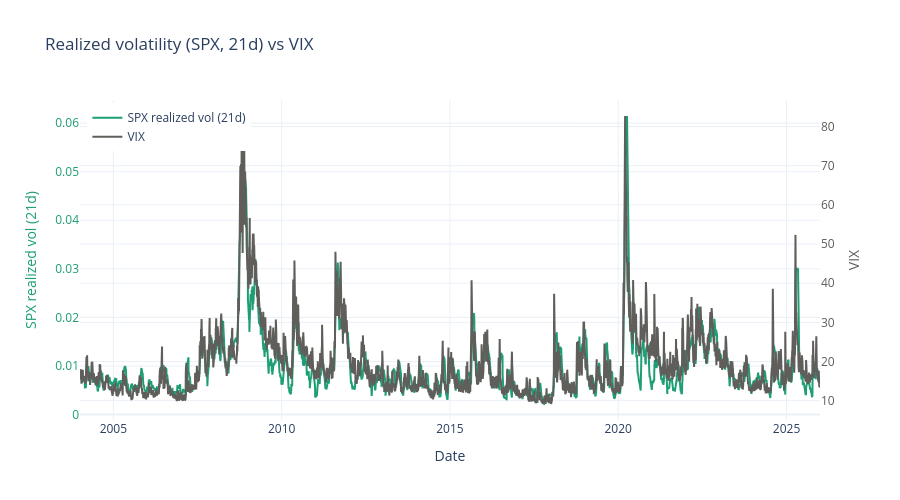

The cell this chart's notebook holds for it:
### Markdown cell above
## 6. Rolling volatility vs VIX

I plot the 21-day realized volatility of the S&P 500 alongside the VIX index.
Since the VIX is a forward-looking, options-implied measure while realized volatility is
backward-looking, I expect them to move together but not coincide exactly — divergences
between the two are themselves informative about market regime shifts.

### Code cell
fig = go.Figure()

fig.add_trace(go.Scatter(
    x=df.index, y=df["^GSPC_vol_21d"],
    name="SPX realized vol (21d)",
    line=dict(color="#1D9E75")
))

fig.add_trace(go.Scatter(
    x=df.index, y=df["^VIX"],
    name="VIX",
    line=dict(color="#5F5E5A"),
    yaxis="y2"
))

fig.update_layout(
    title="Realized volatility (SPX, 21d) vs VIX",
    template="plotly_white",
    height=500,
    xaxis=dict(title="Date"),
    yaxis=dict(
        title=dict(text="SPX realized vol (21d)", font=dict(color="#1D9E75")),
        tickfont=dict(color="#1D9E75")
    ),
    yaxis2=dict(
        title=dict(text="VIX", font=dict(color="#5F5E5A")),
        tickfont=dict(color="#5F5E5A"),
        overlaying="y",
        side="right"
    ),
    legend=dict(x=0.01, y=0.99)
)

fig.show()

### Figure 1 — Plotly figure (JSON) as saved in the notebook; plotly's stock layout.template omitted (floating-point values rounded to 4 significant figures; data arrays with more than 128 entries replaced by an {"elided": "..."} marker saying what was removed)
{"data": [{"line": {"color": "#1D9E75"}, "name": "SPX realized vol (21d)", "type": "scatter", "x": {"elided": "5446 str values"}, "y": {"elided": "5446 float values"}}, {"line": {"color": "#5F5E5A"}, "name": "VIX", "type": "scatter", "x": {"elided": "5446 str values"}, "y": {"elided": "5446 float values"}, "yaxis": "y2"}], "layout": {"height": 500, "legend": {"x": 0.01, "y": 0.99}, "title": {"text": "Realized volatility (SPX, 21d) vs VIX"}, "xaxis": {"title": {"text": "Date"}}, "yaxis": {"tickfont": {"color": "#1D9E75"}, "title": {"font": {"color": "#1D9E75"}, "text": "SPX realized vol (21d)"}}, "yaxis2": {"overlaying": "y", "side": "right", "tickfont": {"color": "#5F5E5A"}, "title": {"font": {"color": "#5F5E5A"}, "text": "VIX"}}}}
